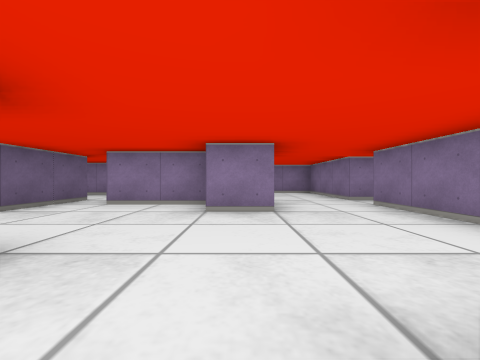
view 1 (above)

18 first-person views from a walk through a cub3D maze. The camera is about half as high as the walls, looks level and sees 90° across. The floor is counted in squares. Each view is taken from the middle of a square. On the plan, view 1 faces up. The plan holds only what a view shows up to about 9 squares ahead; the rest is blank. The place goes on beyond the plan.

view 2
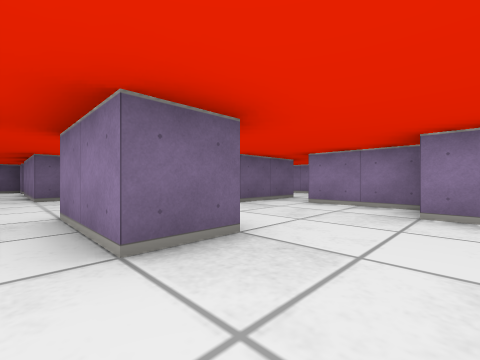

view 3
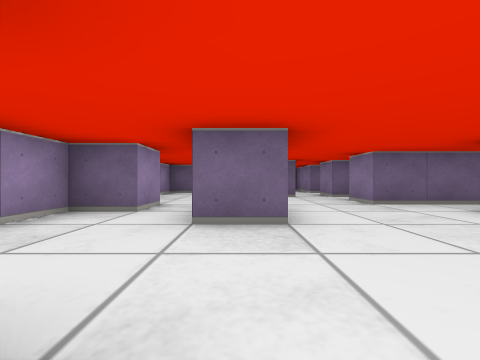

view 4
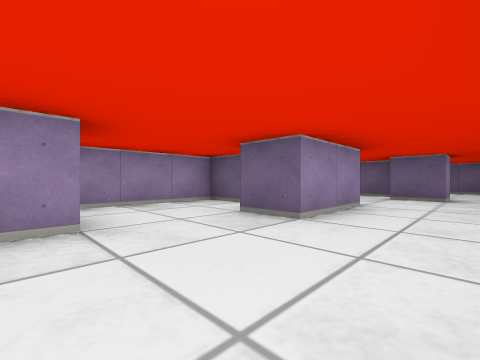

view 5
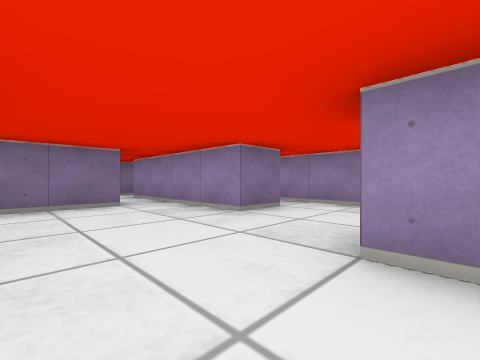

view 6
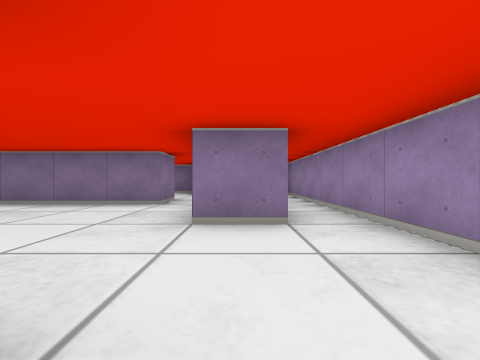

view 7
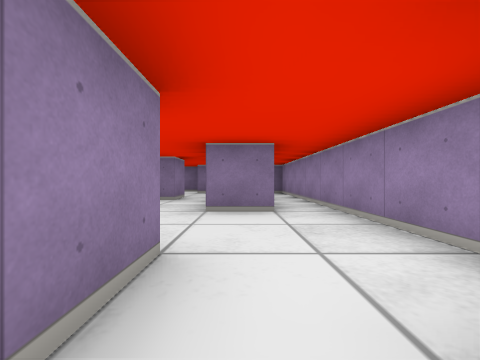

view 8
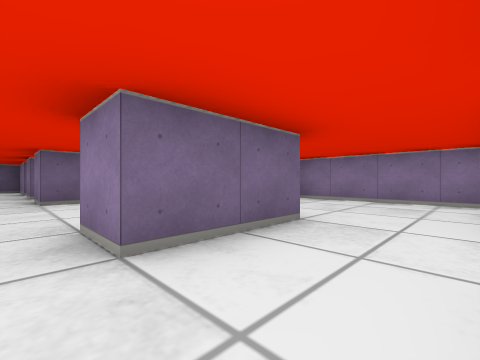

view 9
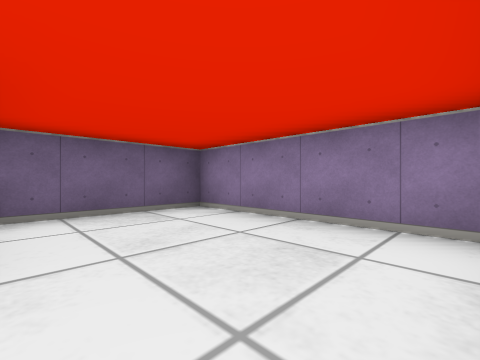

view 10
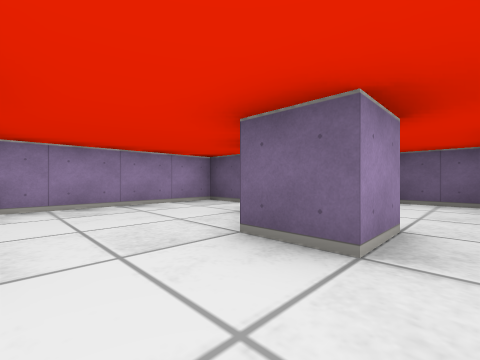

view 11
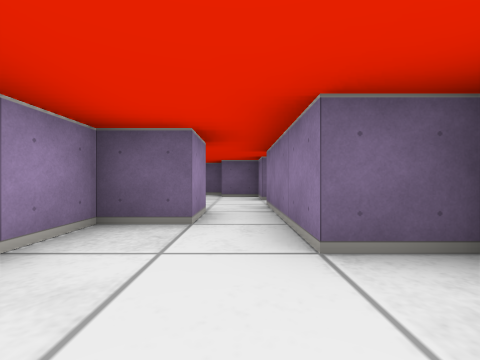

view 12
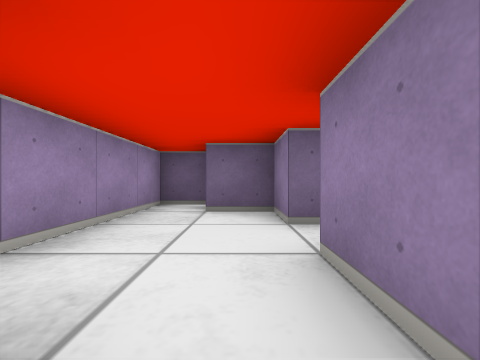

view 13
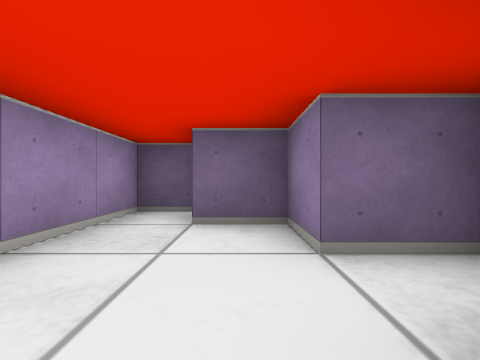

view 14
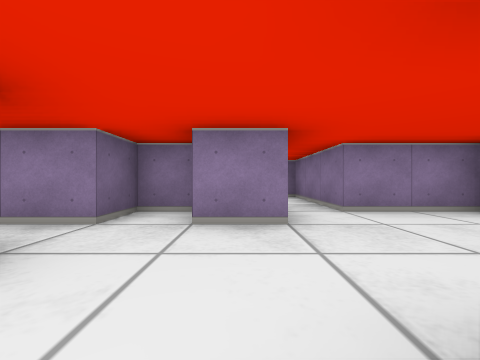

view 15
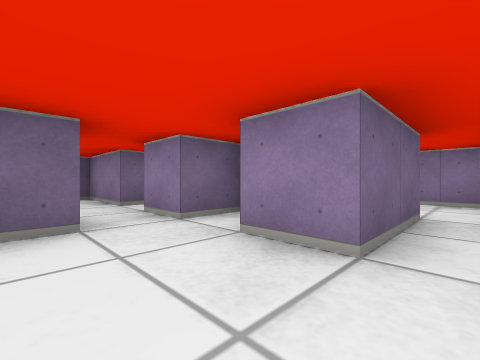

view 16
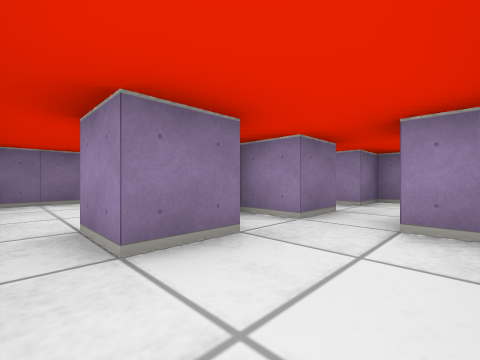

view 17
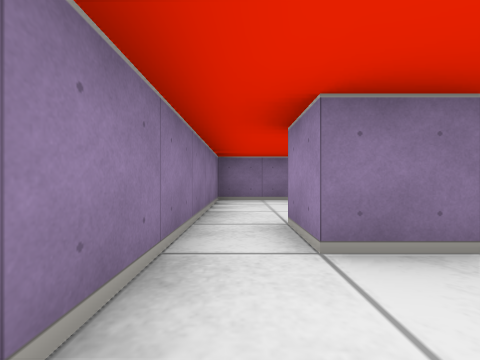

view 18
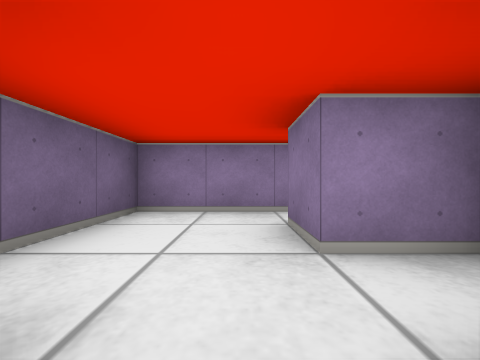

### Floor plan
Ten units are one square. View 1 is at (0, 0); x grows to the right and y downward. Boxes are objects, and circles mark ways between rooms. Rooms are numbered by the first view taken in them; rooms with no view inside come last. Other rooms are left out.
<svg viewBox="-130 -90 190 110">
<path fill="none" stroke="#000" d="M5 6 5 -5 35 -5M-35 -15 -15 -15 -15 -5 -35 -5M-35 5 -25 5 -25 15 55 15 55 -5M-5 -45 -25 -45 -25 -55M5 -45 5 -35 -5 -35M35 -15 25 -15 25 -45M-46 -45 -55 -45 -55 -35 -65 -35M-35 -55 -35 -35 -45 -35M-65 -15 -65 -5 -85 -5M-65 -25 -55 -25 -55 -15M-85 5 -75 5 -75 15 -40 15M5 -55 5 -45M25 -55 25 -85 -15 -85 -15 -60M-105 -15 -105 -5 -115 -5 -115 5M-85 -5 -95 -5M-125 5 -125 15 -95 15M-80 -45 -75 -45M-65 -55 -65 -65M-65 -75 -85 -75 -85 -55M-75 -40 -75 -35 -95 -35 -95 -19M-65 -35 -65 -45M-70 -15 -65 -15 -65 -25M-25 -55 -25 -75 -65 -75M-65 -65 -55 -65"/>
<circle cx="15" cy="-40" r="3" fill="#2a7"/>
<circle cx="-90" cy="0" r="3" fill="#2a7"/>
<circle cx="-60" cy="-30" r="3" fill="#2a7"/>
<circle cx="-30" cy="-50" r="3" fill="#2a7"/>
<circle cx="-70" cy="-40" r="3" fill="#2a7"/>
<circle cx="-70" cy="-70" r="3" fill="#2a7"/>
<text x="-10" y="-10">1</text>
<text x="10" y="-70">2</text>
<text x="-100" y="0">3</text>
<text x="-80" y="-60">4</text>
<text x="-80" y="-30">5</text>
<text x="-40" y="-70">6</text>
</svg>
Room 1 opens to room 2. Room 1 opens to room 3. Room 1 opens to room 5. Room 1 opens to room 6. Room 4 opens to room 5. Room 4 opens to room 6.

Where each view was taken, in squares from view 1:
view 1: 0 up, 0 right, facing up
view 2: 0 up, 0 right, facing up-left
view 3: 1 up, 1 right, facing left
view 4: 3 up, 1 right, facing down-left
view 5: 3 up, 2 left, facing down-right
view 6: 0 up, 2 left, facing right
view 7: 0 up, 3 left, facing right
view 8: 3 up, 2 right, facing up-left
view 9: 6 up, 2 right, facing up-left
view 10: 3 up, 4 left, facing down-left
view 11: 0 up, 5 left, facing left
view 12: 0 up, 8 left, facing left
view 13: 0 up, 9 left, facing left
view 14: 1 up, 4 left, facing up
view 15: 2 up, 3 left, facing up-left
view 16: 7 up, 8 left, facing down-right
view 17: 7 up, 8 left, facing right
view 18: 4 up, 7 left, facing up
